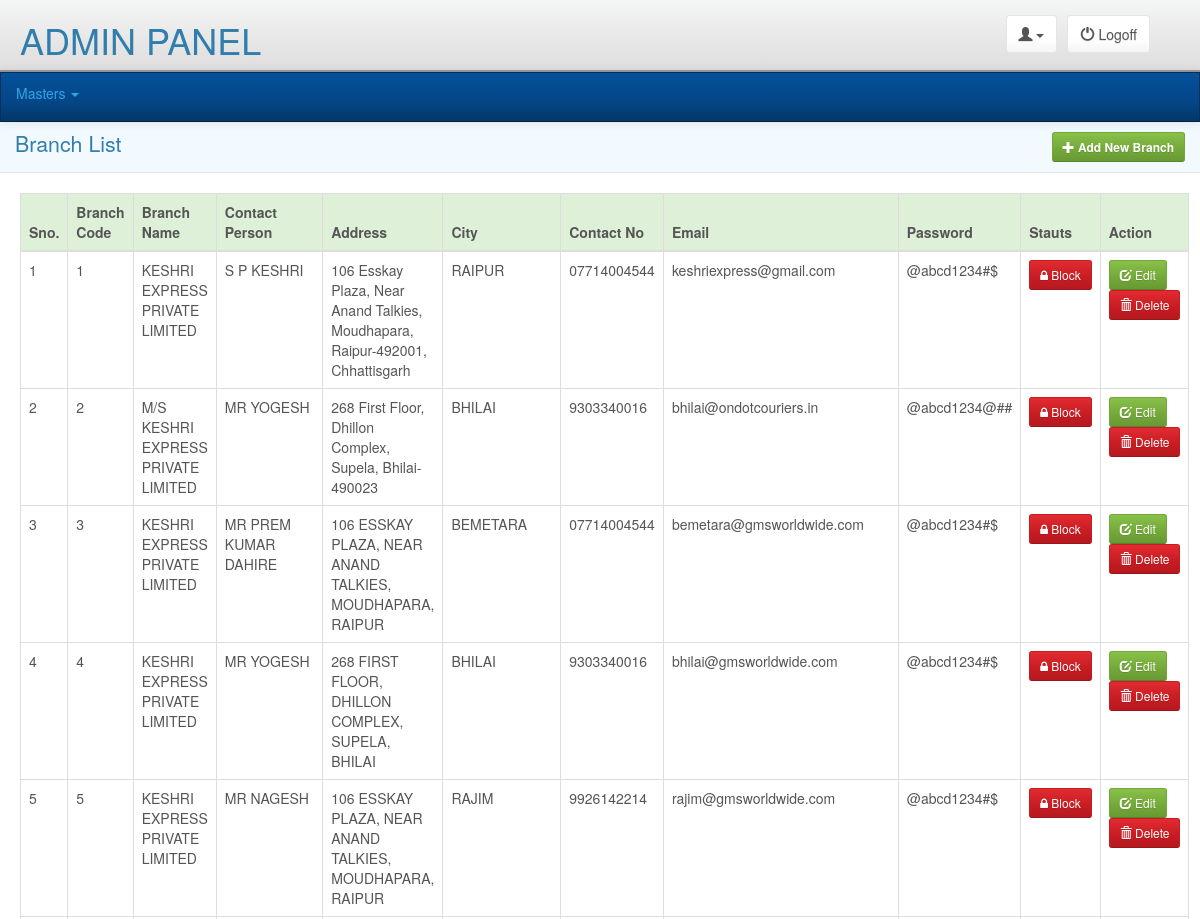
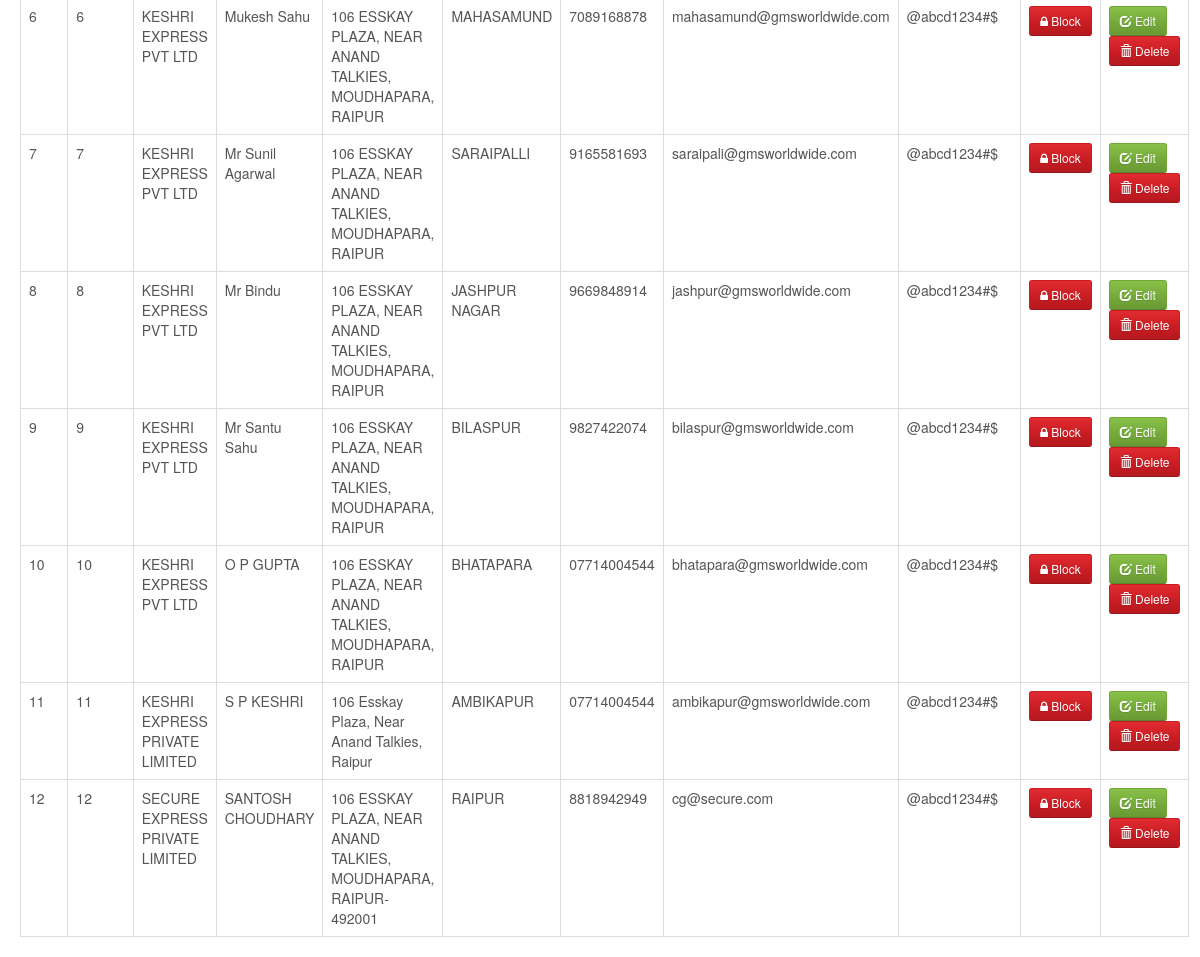
Screenshot of /adminpanel/masters/branch/index.php (signed in) with the database file from the repository (2 pictures, top to bottom).
### tables this page shows
CREATE TABLE `tbl_branchs` (
  `Branch_Id` smallint(6) NOT NULL,
  `Branch_Code` varchar(20) NOT NULL,
  `Branch_Name` char(50) NOT NULL,
  `Franchise_Name` varchar(100) NOT NULL,
  `Franchise_Logo` varchar(75) DEFAULT NULL,
  `Contact_Person` char(20) NOT NULL,
  `Address` char(150) NOT NULL,
  `Destination_Id` smallint(6) DEFAULT NULL,
  `GSTIN` varchar(20) NOT NULL,
  `Service_Tax_No` varchar(20) NOT NULL,
  `PAN_No` varchar(10) NOT NULL,
  `Contact_No` varchar(11) DEFAULT NULL,
  `Email` char(50) DEFAULT NULL,
  `Password` char(20) DEFAULT NULL,
  `Is_Active` tinyint(4) NOT NULL COMMENT '0-Inactive, 1-active'
);

CREATE TABLE `tbl_destinations` (
  `Destination_Id` smallint(6) NOT NULL,
  `Destination_Code` varchar(20) NOT NULL,
  `Destination_Name` varchar(50) NOT NULL,
  `State_Id` tinyint(4) NOT NULL
);

### libraries/classes/DBConn.php (called while the page is built, shortened)
<?php
class DBConn extends Conn {
	 function ExecuteQuery($userQuery)
	{
		$result= mysql_query($userQuery);
                $num_fields = mysql_num_fields($result);
				$obj = array();
				$x=1;
				while($row=mysql_fetch_array($result)){
				  for($j=0;$j<$num_fields;$j++){
					 $name = mysql_field_name($result, $j);
					 $obj[$x][$name]=$row[$name];
					}
					$x++;
					}
     return $obj;
	}
}
?>

### adminpanel/masters/branch/index.php (the view, shortened to what this page needs)
<?php
require_once(PATH_LIBRARIES.'/classes/DBConn.php');
include(PATH_ADMIN_INCLUDE.'/header.php');
$db = new DBConn();
$branchList=$db->ExecuteQuery("SELECT Branch_Id, Branch_Code, Branch_Name, Contact_Person, Address, Destination_Name, Contact_No, Email, Password, CASE WHEN Is_Active=1 THEN 'Block' ELSE 'Unblock' END AS Status FROM tbl_branchs B
INNER JOIN tbl_destinations D ON D.Destination_Id = B.Destination_Id");
?>
<div class="pageTitle">
	<div class="ef_header_tools pull-right">
        <a class="btn btn-success btn-sm" href="add_branch.php"><i class="glyphicon glyphicon-plus"></i> <strong>Add New Branch</strong></a>
    </div>
	<h1 class="pull-left">Branch List</h1>
    <div class="clearfix"></div>
</div>
<div class="main">
	<div class="clear formbgstyle">
        <table class="table table-hover table-bordered" id="addedProducts">
          <thead>
            <tr class="success">
              <th>Sno.</th>
              <th>Branch Code</th>
              <th>Branch Name</th>
              <th>Contact Person</th>
              <th>Address</th>
              <th>City</th>
              <th>Contact No</th>
              <th>Email</th>
              <th>Password</th>
              <th>Stauts</th>
              <th>Action</th>
            </tr>
          </thead>
          <tbody>
            <?php
                $i=1;
                foreach($branchList as $branchListVal){ ?>
            <tr>
              <td><?php echo $i;?></td>
              <td><?php echo $branchListVal['Branch_Code'];?></td>
              <td><?php echo $branchListVal['Branch_Name'];?></td>
              <td><?php echo $branchListVal['Contact_Person'];?></td>
              <td><?php echo $branchListVal['Address'];?></td>
              <td><?php echo $branchListVal['Destination_Name'];?></td>
              <td><?php echo $branchListVal['Contact_No'];?></td>
              <td><?php echo $branchListVal['Email'];?></td>
              <td><?php echo $branchListVal['Password'];?></td>
              <td>
              	<button type="button" id="<?php echo $branchListVal['Status']."-".$branchListVal['Branch_Id']; ?>" class="status btn btn-sm <?php echo (($branchListVal['Status']=="Block") ? 'btn-danger':'btn-info')?>"><i class="fa <?php echo (($branchListVal['Status']=="Block") ? 'fa-lock':'fa-unlock')?>" aria-hidden="true"></i> <?php echo $branchListVal['Status']; ?></button>
              </td>
              <td><button type="button" id="editbtn" class="btn btn-success btn-sm" onClick="window.location.href='edit_branch.php?id=<?php echo $branchListVal['Branch_Id'];?>'" > <span class="glyphicon glyphicon-edit"></span> Edit </button>
                <button type="button" class="btn btn-danger btn-sm delete" id="<?php echo $branchListVal['Branch_Id']; ?>" name="delete"> <span class="glyphicon glyphicon-trash"></span> Delete </button></td>
            </tr>
            <?php $i++;} ?>
          </tbody>
        </table>
    </div>
</div>

### css/adminpanel_style.css (style rules this page uses)
.pageTitle { border-bottom:solid 1px #e4e4e4; padding:10px 15px; margin:0 0 20px 0; background:#f2f9ff }
.pageTitle h1 { font-size:16pt; margin:0; }
.clear { clear:both; }
.main { margin: 20px; }

### rows the page displays
tbl_branchs: Branch_Code "1", Branch_Name "KESHRI EXPRESS PRIVATE LIMITED", Contact_Person "S P KESHRI", Address "106 Esskay Plaza, Near Anand Talkies, Moudhapara, Raipur-492001, Chhattisgarh", Destination_Id.Destination_Name "RAIPUR", Contact_No "07714004544", Email "keshriexpress@gmail.com", Password "@abcd1234#$", Status "Block"
tbl_branchs: Branch_Code "2", Branch_Name "M/S KESHRI EXPRESS PRIVATE LIMITED", Contact_Person "MR YOGESH", Address "268 First Floor, Dhillon Complex, Supela, Bhilai-490023", Destination_Id.Destination_Name "BHILAI", Contact_No "9303340016", Email "bhilai@ondotcouriers.in", Password "@abcd1234@##", Status "Block"
tbl_branchs: Branch_Code "3", Branch_Name "KESHRI EXPRESS PRIVATE LIMITED", Contact_Person "MR PREM KUMAR DAHIRE", Address "106 ESSKAY PLAZA, NEAR ANAND TALKIES, MOUDHAPARA, RAIPUR", Destination_Id.Destination_Name "BEMETARA", Contact_No "07714004544", Email "bemetara@gmsworldwide.com", Password "@abcd1234#$", Status "Block"
tbl_branchs: Branch_Code "4", Branch_Name "KESHRI EXPRESS PRIVATE LIMITED", Contact_Person "MR YOGESH", Address "268 FIRST FLOOR, DHILLON COMPLEX, SUPELA, BHILAI", Destination_Id.Destination_Name "BHILAI", Contact_No "9303340016", Email "bhilai@gmsworldwide.com", Password "@abcd1234#$", Status "Block"
tbl_branchs: Branch_Code "5", Branch_Name "KESHRI EXPRESS PRIVATE LIMITED", Contact_Person "MR NAGESH", Address "106 ESSKAY PLAZA, NEAR ANAND TALKIES, MOUDHAPARA, RAIPUR", Destination_Id.Destination_Name "RAJIM", Contact_No "9926142214", Email "rajim@gmsworldwide.com", Password "@abcd1234#$", Status "Block"
tbl_branchs: Branch_Code "6", Branch_Name "KESHRI EXPRESS PVT LTD", Contact_Person "Mukesh Sahu", Address "106 ESSKAY PLAZA, NEAR ANAND TALKIES, MOUDHAPARA, RAIPUR", Destination_Id.Destination_Name "MAHASAMUND", Contact_No "7089168878", Email "mahasamund@gmsworldwide.com", Password "@abcd1234#$", Status "Block"
tbl_branchs: Branch_Code "7", Branch_Name "KESHRI EXPRESS PVT LTD", Contact_Person "Mr Sunil Agarwal", Address "106 ESSKAY PLAZA, NEAR ANAND TALKIES, MOUDHAPARA, RAIPUR", Destination_Id.Destination_Name "SARAIPALLI", Contact_No "9165581693", Email "saraipali@gmsworldwide.com", Password "@abcd1234#$", Status "Block"
tbl_branchs: Branch_Code "8", Branch_Name "KESHRI EXPRESS PVT LTD", Contact_Person "Mr Bindu", Address "106 ESSKAY PLAZA, NEAR ANAND TALKIES, MOUDHAPARA, RAIPUR", Destination_Id.Destination_Name "JASHPUR NAGAR", Contact_No "9669848914", Email "jashpur@gmsworldwide.com", Password "@abcd1234#$", Status "Block"
tbl_branchs: Branch_Code "9", Branch_Name "KESHRI EXPRESS PVT LTD", Contact_Person "Mr Santu Sahu", Address "106 ESSKAY PLAZA, NEAR ANAND TALKIES, MOUDHAPARA, RAIPUR", Destination_Id.Destination_Name "BILASPUR", Contact_No "9827422074", Email "bilaspur@gmsworldwide.com", Password "@abcd1234#$", Status "Block"
tbl_branchs: Branch_Code "10", Branch_Name "KESHRI EXPRESS PVT LTD", Contact_Person "O P GUPTA", Address "106 ESSKAY PLAZA, NEAR ANAND TALKIES, MOUDHAPARA, RAIPUR", Destination_Id.Destination_Name "BHATAPARA", Contact_No "07714004544", Email "bhatapara@gmsworldwide.com", Password "@abcd1234#$", Status "Block"
tbl_branchs: Branch_Code "11", Branch_Name "KESHRI EXPRESS PRIVATE LIMITED", Contact_Person "S P KESHRI", Address "106 Esskay Plaza, Near Anand Talkies, Raipur", Destination_Id.Destination_Name "AMBIKAPUR", Contact_No "07714004544", Email "ambikapur@gmsworldwide.com", Password "@abcd1234#$", Status "Block"
tbl_branchs: Branch_Code "12", Branch_Name "SECURE EXPRESS PRIVATE LIMITED", Contact_Person "SANTOSH CHOUDHARY", Address "106 ESSKAY PLAZA, NEAR ANAND TALKIES, MOUDHAPARA, RAIPUR-492001", Destination_Id.Destination_Name "RAIPUR", Contact_No "8818942949", Email "cg@secure.com", Password "@abcd1234#$", Status "Block"
